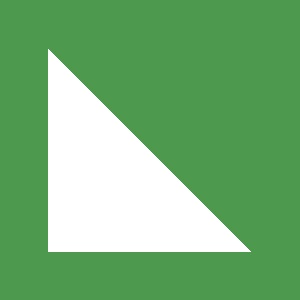

Recreate this plot in Python.
#!/usr/bin/env python

# Read a malformed binary STL file and render.

import os

import vtkmodules.vtkInteractionStyle  # noqa: F401
import vtkmodules.vtkRenderingFreeType  # noqa: F401
import vtkmodules.vtkRenderingOpenGL2  # noqa: F401

from vtkmodules.vtkIOGeometry import vtkSTLReader
from vtkmodules.vtkRenderingCore import (
    vtkActor,
    vtkPolyDataMapper,
    vtkRenderWindow,
    vtkRenderWindowInteractor,
    vtkRenderer,
)

# Source
data_dir = os.environ.get("VPE_DATA_DIR", os.path.dirname(os.path.abspath(__file__)))

# Read malformed binary STL file
stl_reader = vtkSTLReader()
stl_reader.SetFileName(os.path.join(data_dir, "malformed_binary.stl"))
stl_reader.Update()

# Mapper
poly_mapper = vtkPolyDataMapper()
poly_mapper.SetInputConnection(stl_reader.GetOutputPort())

# Actor
stl_actor = vtkActor()
stl_actor.SetMapper(poly_mapper)

# Renderer
renderer = vtkRenderer()
renderer.AddActor(stl_actor)
renderer.SetBackground(0.3, 0.6, 0.3)

# Render window
render_window = vtkRenderWindow()
render_window.AddRenderer(renderer)
render_window.SetWindowName("stl reader malformed binary")
render_window.SetMultiSamples(0)
render_window.SetSize(300, 300)

# Interactor
interactor = vtkRenderWindowInteractor()
interactor.SetRenderWindow(render_window)

# Scene
renderer.ResetCamera()

interactor.Initialize()
interactor.Start()
